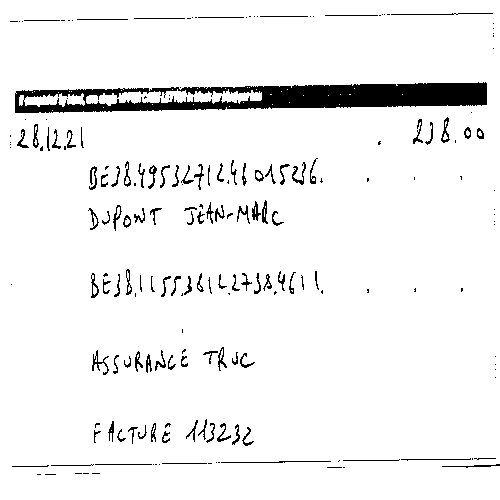
#> input picture Code/MyImage.png, 500 x 500 px, found by its file name
$ python 'Extraction head cat.py'
#> lines starting #> are read from the running program, lines starting #| are printed output that depends on the picture; after the words box and inside, x2 and y2 are one past the last pixel; in counts of white or black regions, pixels touching at a corner belong together


import cv2 as cv
#img = cv.imread('C:/Users/yassi/Documents/GitHub/TraitementImage/testImages/cat.bmp')
img = cv.imread('C:/Users/yassi/Documents/GitHub/TraitementImage/Code/Examen/MyImage.png')
#> img is the input picture: shape (500, 500, 3); 94.2% white; 195 black regions (89 under 20 px), largest, box (x1, y1, x2, y2) and area: (15, 82, 487, 113) 8340, (92, 350, 109, 375) 115, (221, 461, 331, 463) 115


Iban2 = img[263:307,79:335]
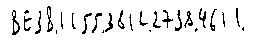
#> Iban2: shape (44, 256, 3); 91.8% white; black in thin lines or dots, all inside (x1, y1, x2, y2) = (12, 6, 244, 35)
Date = img[122:154,11:87]
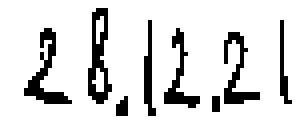
#> Date: shape (32, 76, 3) (shown 4 times larger); 86.1% white; black in thin lines or dots, all inside (x1, y1, x2, y2) = (6, 2, 73, 29)
Nom = img[197:234,82:289]
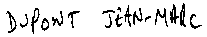
#> Nom: shape (37, 207, 3); 88.7% white; black in thin lines or dots, all inside (x1, y1, x2, y2) = (6, 3, 202, 34)
Assurance = img[341:378,87:259]
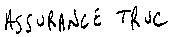
#> Assurance: shape (37, 172, 3); 89.1% white; black in thin lines or dots, all inside (x1, y1, x2, y2) = (5, 6, 168, 34)
Iban1 = img[157:195,83:326]
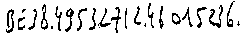
#> Iban1: shape (38, 243, 3); 87.5% white; black in thin lines or dots, all inside (x1, y1, x2, y2) = (6, 1, 240, 33)
Facture = img[414:452,88:258]
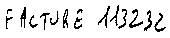
#> Facture: shape (38, 170, 3); 89.6% white; black in thin lines or dots, all inside (x1, y1, x2, y2) = (6, 5, 166, 32)
Montant = img[118:145,404:487]
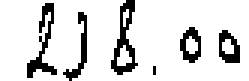
#> Montant: shape (27, 83, 3) (shown 3 times larger); 85.9% white; black in thin lines or dots, all inside (x1, y1, x2, y2) = (9, 0, 80, 27)

cv.imshow('img', img)
cv.imshow('IBAN', Iban2)
cv.imshow('Date', Date)
cv.imshow('Nom', Nom)
cv.imshow('Iban1', Iban1)
cv.imshow('Assurance', Assurance)
cv.imshow('Facture', Facture)
cv.imshow('Montant', Montant)
cv.waitKey(0)

$ run again, with testImages/cat.bmp saved as Code/MyImage.png
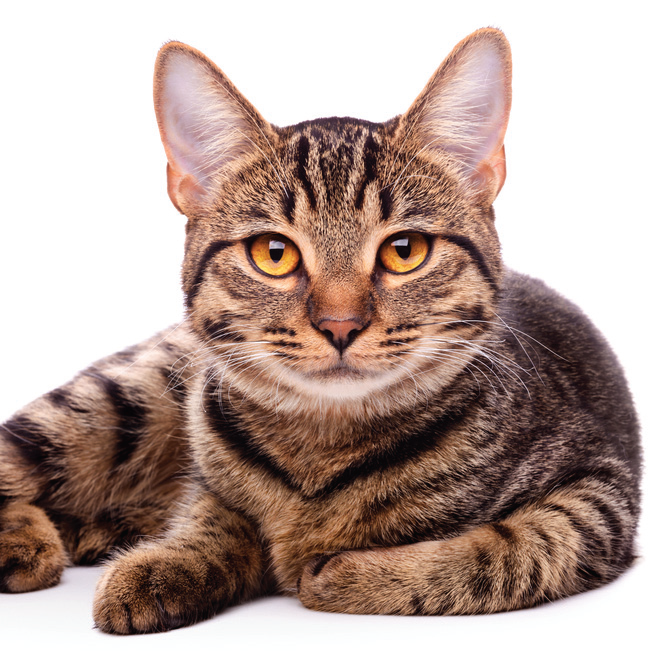
#> input picture testImages/cat.bmp, 653 x 657 px, found by its file name
#> img is the input picture: shape (657, 653, 3); mean B, G, R 154.1, 161.7, 182.9
#> Date: shape (32, 76, 3); every value is 255
#> `Facture = img[414:452,88:258]`:
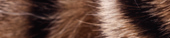
#> Facture: shape (38, 170, 3); mean B, G, R 57.7, 68.8, 97.7
#> `Montant = img[118:145,404:487]`:
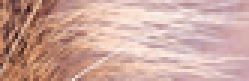
#> Montant: shape (27, 83, 3) (shown 3 times larger); mean B, G, R 158.1, 167.4, 205.2
